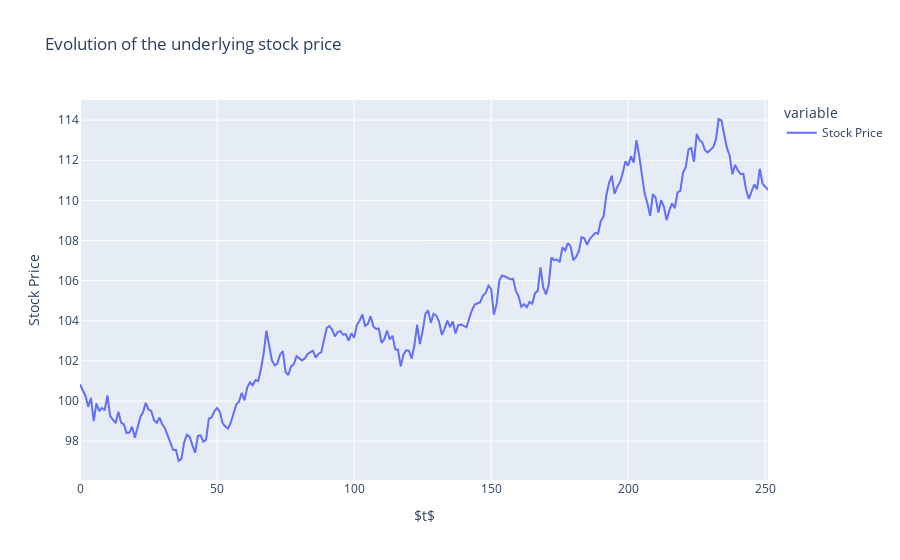

Here is the notebook cell this chart was saved with:
### Code cell
## Plot stock
stock_price = stock_price_sim(T=252)
fig = px.line(stock_price, title='Evolution of the underlying stock price',
             labels=dict(value="Stock Price", index="$t$"))
fig.show()

### Figure 1 — Plotly figure (JSON) as saved in the notebook; plotly's stock layout.template omitted (floating-point values rounded to 4 significant figures; data arrays with more than 128 entries replaced by an {"elided": "..."} marker saying what was removed)
{"data": [{"hovertemplate": "variable=Stock Price<br>$t$=%{x}<br>Stock Price=%{y}<extra></extra>", "legendgroup": "Stock Price", "line": {"color": "#636efa", "dash": "solid"}, "marker": {"symbol": "circle"}, "mode": "lines", "name": "Stock Price", "orientation": "v", "showlegend": true, "type": "scatter", "x": {"elided": "252 int values"}, "xaxis": "x", "y": {"elided": "252 float values"}, "yaxis": "y"}], "layout": {"legend": {"title": {"text": "variable"}, "tracegroupgap": 0}, "title": {"text": "Evolution of the underlying stock price"}, "xaxis": {"anchor": "y", "domain": [0, 1], "title": {"text": "$t$"}}, "yaxis": {"anchor": "x", "domain": [0, 1], "title": {"text": "Stock Price"}}}}
